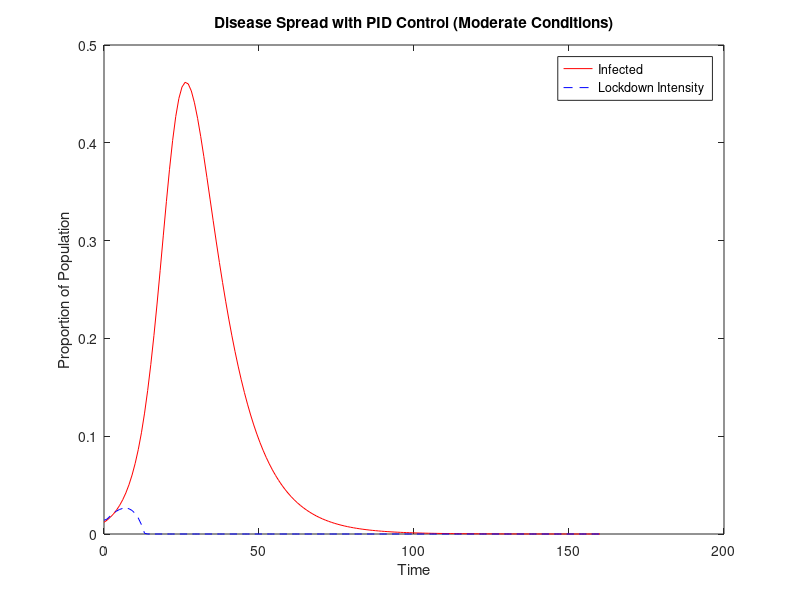
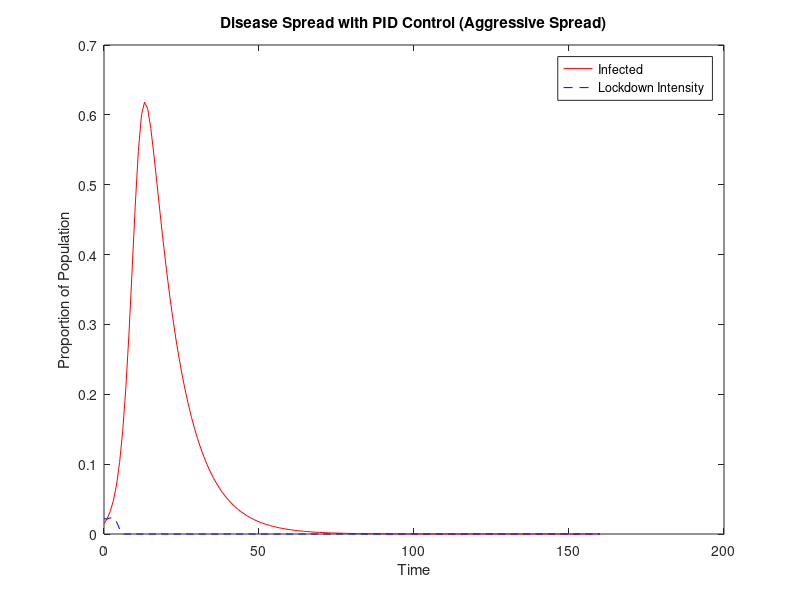
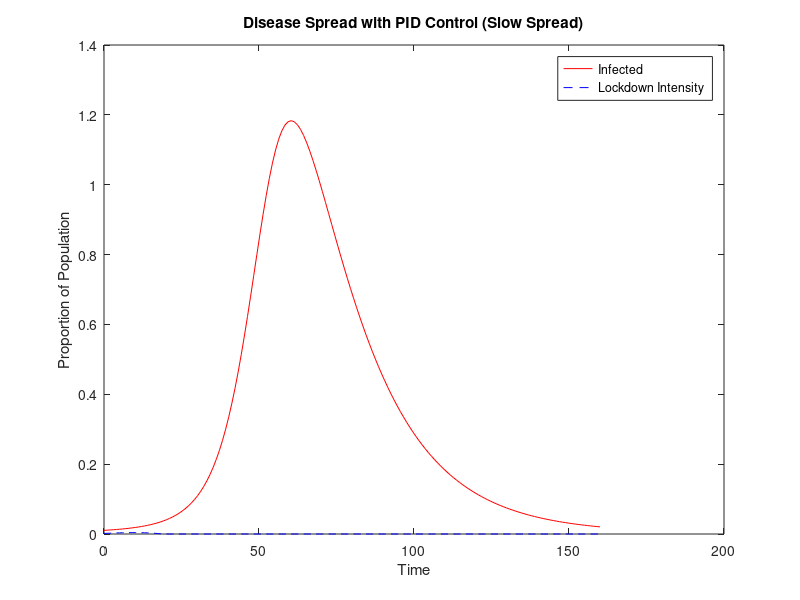
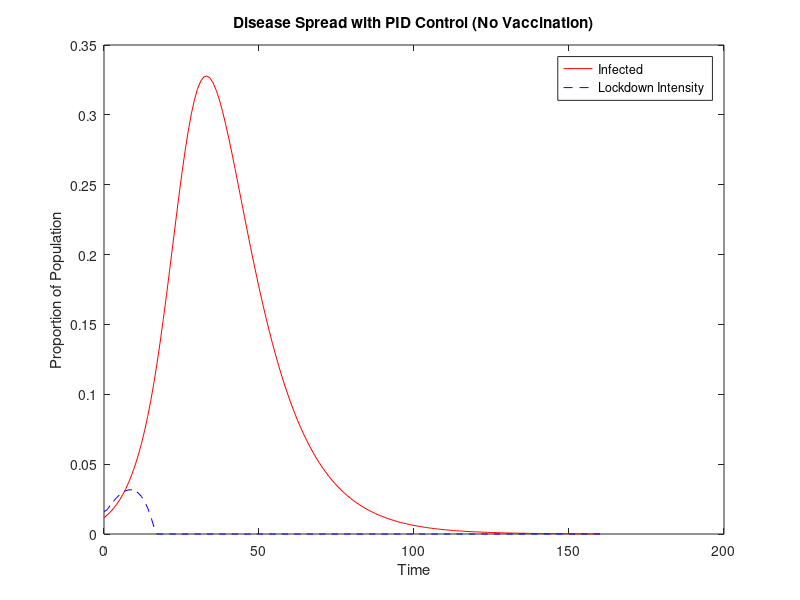

Here is the MATLAB script that generated these plots, in order:
function sir_model_pid()
    % Define scenarios with parameters
    scenarios = {
        'Moderate Conditions', 0.99, 0.01, 0.3, 0.1, 0.01, 0.2, 0.1, 0.05, 0.05;
        'Aggressive Spread', 0.99, 0.01, 0.6, 0.1, 0.005, 0.3, 0.15, 0.1, 0.05;
        'Slow Spread', 0.99, 0.01, 0.1, 0.05, 0.02, 0.1, 0.05, 0.02, 0.02;
        'No Vaccination', 0.99, 0.01, 0.25, 0.08, 0.0, 0.25, 0.1, 0.05, 0.05;
        'High Vaccination Rate', 0.99, 0.01, 0.3, 0.1, 0.1, 0.15, 0.05, 0.03, 0.03;
        'High Initial Infection', 0.6, 0.3, 0.35, 0.1, 0.02, 0.3, 0.1, 0.05, 0.05;
        'Fluctuating Transmission', 0.99, 0.01, 0.3, 0.1, 0.01, 0.25, 0.1, 0.08, 0.05
    };

    % Simulation time
    t = linspace(0, 160, 160);

    % Run each scenario and plot results
    for i = 1:size(scenarios, 1)
        scenario = scenarios(i, :);
        S0 = scenario{2};
        I0 = scenario{3};
        R0 = 1 - S0 - I0;
        beta = scenario{4};
        gamma = scenario{5};
        vaccination_rate = scenario{6};
        Kp = scenario{7};
        Ki = scenario{8};
        Kd = scenario{9};
        setpoint = scenario{10};

        % Initialize PID controller values
        integral = 0;
        previous_error = 0;

        S = S0; I = I0; R = R0;
        results = zeros(length(t), 4); % Columns for S, I, R, lockdown intensity

        for j = 1:length(t)
            time = t(j);

            % Adjust infection rate for "Fluctuating Transmission" scenario
            if strcmp(scenario{1}, 'Fluctuating Transmission')
                adjusted_beta = beta * (1 + 0.3 * sin(time / 20));
            else
                adjusted_beta = beta;
            end

            % Update lockdown intensity using the PID controller
            [lockdown_intensity, integral, previous_error] = pid_update(setpoint, I, Kp, Ki, Kd, integral, previous_error, 1);
            lockdown_intensity = max(0, min(lockdown_intensity, 1));
            new_beta = adjusted_beta * (1 - lockdown_intensity);

            % Solve the SIR model using Euler's method
            dS_dt = -new_beta * S * I + vaccination_rate * S;
            dI_dt = new_beta * S * I - gamma * I;
            dR_dt = gamma * I + vaccination_rate * S;

            S = S + dS_dt;
            I = I + dI_dt;
            R = R + dR_dt;

            results(j, :) = [S, I, R, lockdown_intensity];
        end

       % Plotting results for each scenario
            figure;
            plot(t, results(:, 2), 'r', 'DisplayName', 'Infected');
            hold on;
            plot(t, results(:, 4), 'b--', 'DisplayName', 'Lockdown Intensity');
            xlabel('Time');
            ylabel('Proportion of Population');
            title(['Disease Spread with PID Control (' scenario{1} ')']);
            legend show;
            hold off;
            pause; % Wait for user input before closing the figure

    end
end

% PID update function
function [output, integral, previous_error] = pid_update(setpoint, current_value, Kp, Ki, Kd, integral, previous_error, dt)
    error = setpoint - current_value;
    integral = integral + error * dt;
    derivative = (error - previous_error) / dt;
    output = Kp * error + Ki * integral + Kd * derivative;
    previous_error = error;
end
